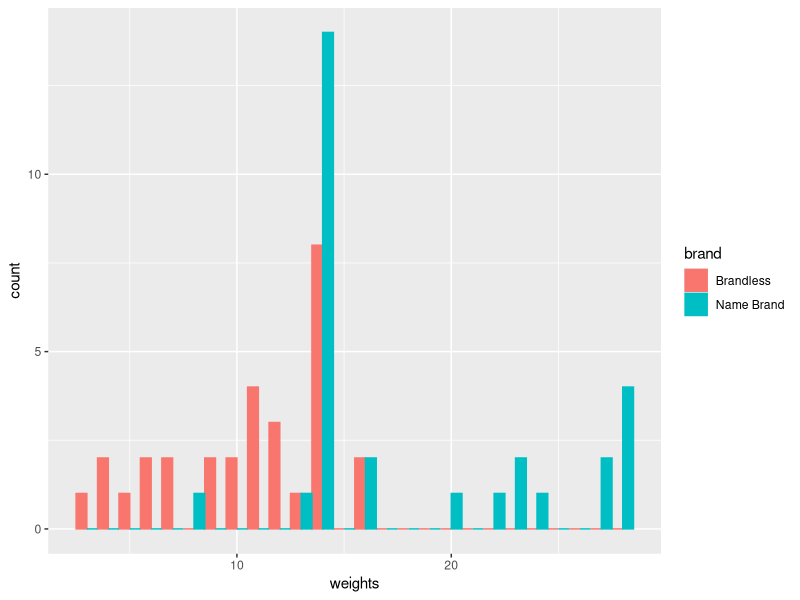
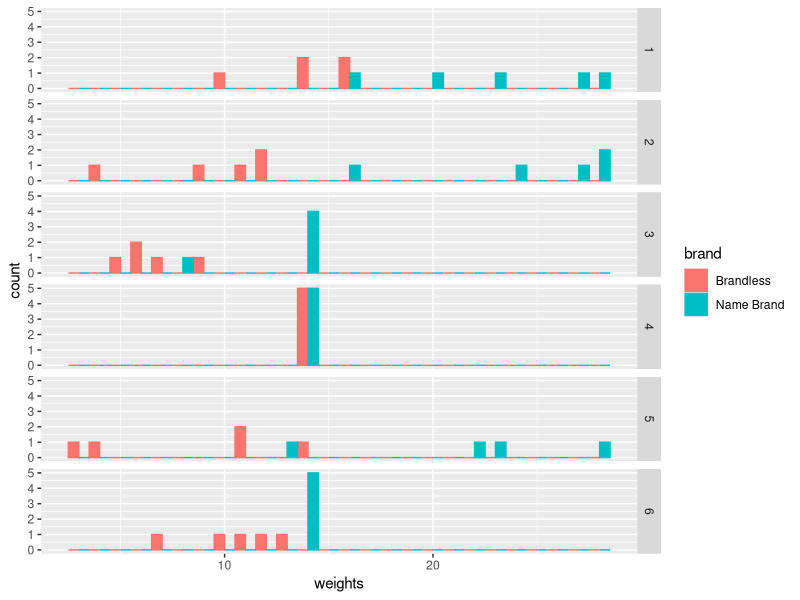

Source code (R) for these figures, in order:
# install.packages('ggplot2')
library(ggplot2)

towels <- read.csv('paper-towels.csv', header = T)

# Plot raw data grouped by paper towel brand
ggplot(towels, aes(weights, colour = brand, fill = brand)) +
  geom_histogram(position = "dodge", binwidth = 1)

# Plot raw data, grouped by paper towel brand and by student group
ggplot(towels, aes(weights, colour = brand, fill = brand)) +
  geom_histogram(position = "dodge", binwidth = 1) +
  facet_grid(rows = vars(group))

# Compute mean and standard deviation by group-brand pairs
towelSummaryStats <- aggregate(. ~ group + brand + towel, towels[,c('group', 'brand', 'towel', 'weights')], mean)
names(towelSummaryStats) <- c('group', 'brand', 'towel', 'mean')
towelSummaryStats$standardDeviation <- aggregate(. ~ group + brand + towel, towels[,c('group', 'brand', 'towel', 'weights')], sd)$weights

# Sort the data so it is easier to look at
towelSummaryStats <- towelSummaryStats[with(towelSummaryStats, order(group, towel, brand)),]

towelSummaryStats$lower <- towelSummaryStats$mean - 2 * towelSummaryStats$standardDeviation / 5^0.5
towelSummaryStats$upper <- towelSummaryStats$mean + 2 * towelSummaryStats$standardDeviation / 5^0.5
towelSummaryStats[(towelSummaryStats$group == 5) & (towelSummaryStats$towel == 'A'),]$lower <- towelSummaryStats[(towelSummaryStats$group == 5) & (towelSummaryStats$towel == 'A'),]$mean - 2 * towelSummaryStats[(towelSummaryStats$group == 5) & (towelSummaryStats$towel == 'A'),]$standardDeviation  / (4)^0.5
towelSummaryStats[(towelSummaryStats$group == 5) & (towelSummaryStats$towel == 'A'),]$upper <- towelSummaryStats[(towelSummaryStats$group == 5) & (towelSummaryStats$towel == 'A'),]$mean + 2 * towelSummaryStats[(towelSummaryStats$group == 5) & (towelSummaryStats$towel == 'A'),]$standardDeviation  / (4)^0.5

# Look at the data
towelSummaryStats
